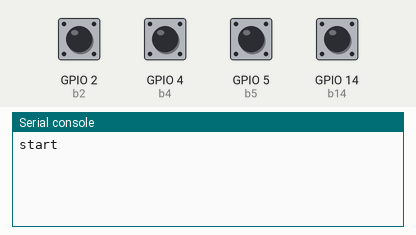
A program run on a simulated ESP32 board running MicroPython. On the bench: the last lines printed to the serial console. Inputs (shaded band) come from the test bench; at power-on: GPIO 2 (b2), GPIO 4 (b4), GPIO 5 (b5), GPIO 14 (b14) HIGH.

Above: at 1.2 s.
1.3 s: GPIO 2 (b2) pulled LOW for 0.15 s
At 2.5 s:
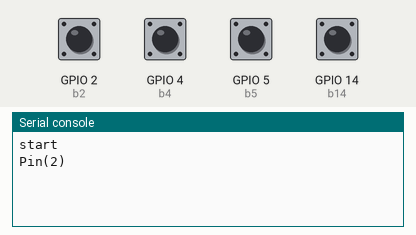
2.9 s: GPIO 4 (b4) pulled LOW for 0.15 s
At 4.0 s:
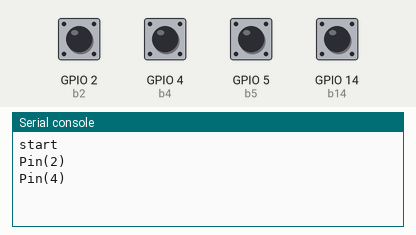
4.5 s: GPIO 5 (b5) pulled LOW for 0.15 s
At 5.2 s:
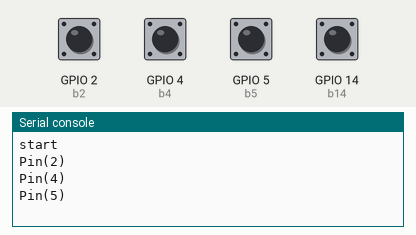
6.1 s: GPIO 14 (b14) pulled LOW for 0.15 s
At 7.6 s:
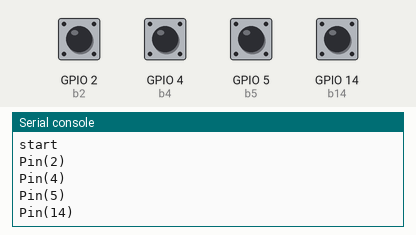
Timing chart, 0 to 8.7 s (numbered marks = the images above; inputs shaded):
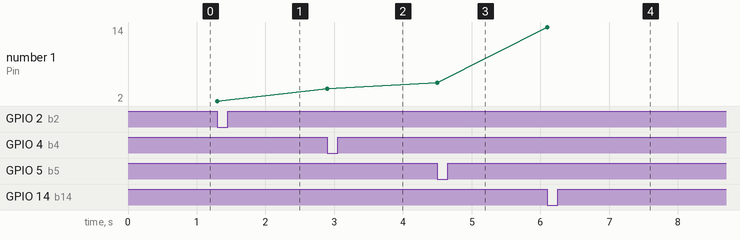

Measured:
- after the input at 1.3 s, the serial console: prints a new line at once (image 1)
- after the input at 2.9 s, the serial console: prints a new line at once (image 2)
- after the input at 4.5 s, the serial console: prints a new line at once (image 3)
- after the input at 6.1 s, the serial console: prints a new line at once (image 4)
- plotted number 1: 2 → 4 after the input at 2.9 s, 4 → 5 after the input at 4.5 s, 5 → 14 after the input at 6.1 s

The program:

button_board.py
```python
# 开发板上按钮

from machine import Pin
from time import sleep

b2 = Pin(2, Pin.IN, Pin.PULL_UP)
b4 = Pin(4, Pin.IN, Pin.PULL_UP)
b5 = Pin(5, Pin.IN, Pin.PULL_UP)
b14 = Pin(14, Pin.IN, Pin.PULL_UP)

print('start')

def on_detect(v):
    print(v)

b2.irq(trigger=Pin.IRQ_FALLING, handler=on_detect)
b4.irq(trigger=Pin.IRQ_FALLING, handler=on_detect)
b5.irq(trigger=Pin.IRQ_FALLING, handler=on_detect)
b14.irq(trigger=Pin.IRQ_FALLING, handler=on_detect)
```
